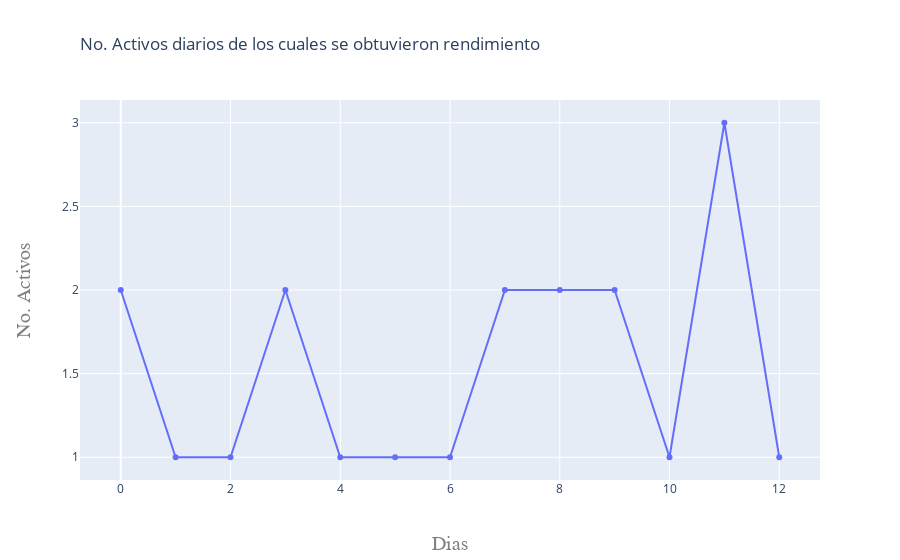

The cell this chart's notebook holds for it:
### Code cell
fig = go.Figure(data=[go.Scatter(y=num1)])

fig.update_layout(
    title=go.layout.Title(
        text="No. Activos diarios de los cuales se obtuvieron rendimiento",
        xref="paper",
        x=0
    ),
    xaxis=go.layout.XAxis(
        title=go.layout.xaxis.Title(
            text="Dias",
            font=dict(
                family="Courier New, monospace",
                size=20,
                color="#7f7f7f"
            )
        )
    ),
    yaxis=go.layout.YAxis(
        title=go.layout.yaxis.Title(
            text="No. Activos",
            font=dict(
                family="Courier New, monospace",
                size=20,
                color="#7f7f7f"
            )
        )
    )
)


fig.show()

### Figure 1 — Plotly figure (JSON) as saved in the notebook; plotly's stock layout.template omitted (floating-point values rounded to 4 significant figures)
{"data": [{"type": "scatter", "y": [2, 1, 1, 2, 1, 1, 1, 2, 2, 2, 1, 3, 1]}], "layout": {"title": {"text": "No. Activos diarios de los cuales se obtuvieron rendimiento", "x": 0, "xref": "paper"}, "xaxis": {"title": {"font": {"color": "#7f7f7f", "family": "Courier New, monospace", "size": 20}, "text": "Dias"}}, "yaxis": {"title": {"font": {"color": "#7f7f7f", "family": "Courier New, monospace", "size": 20}, "text": "No. Activos"}}}}
